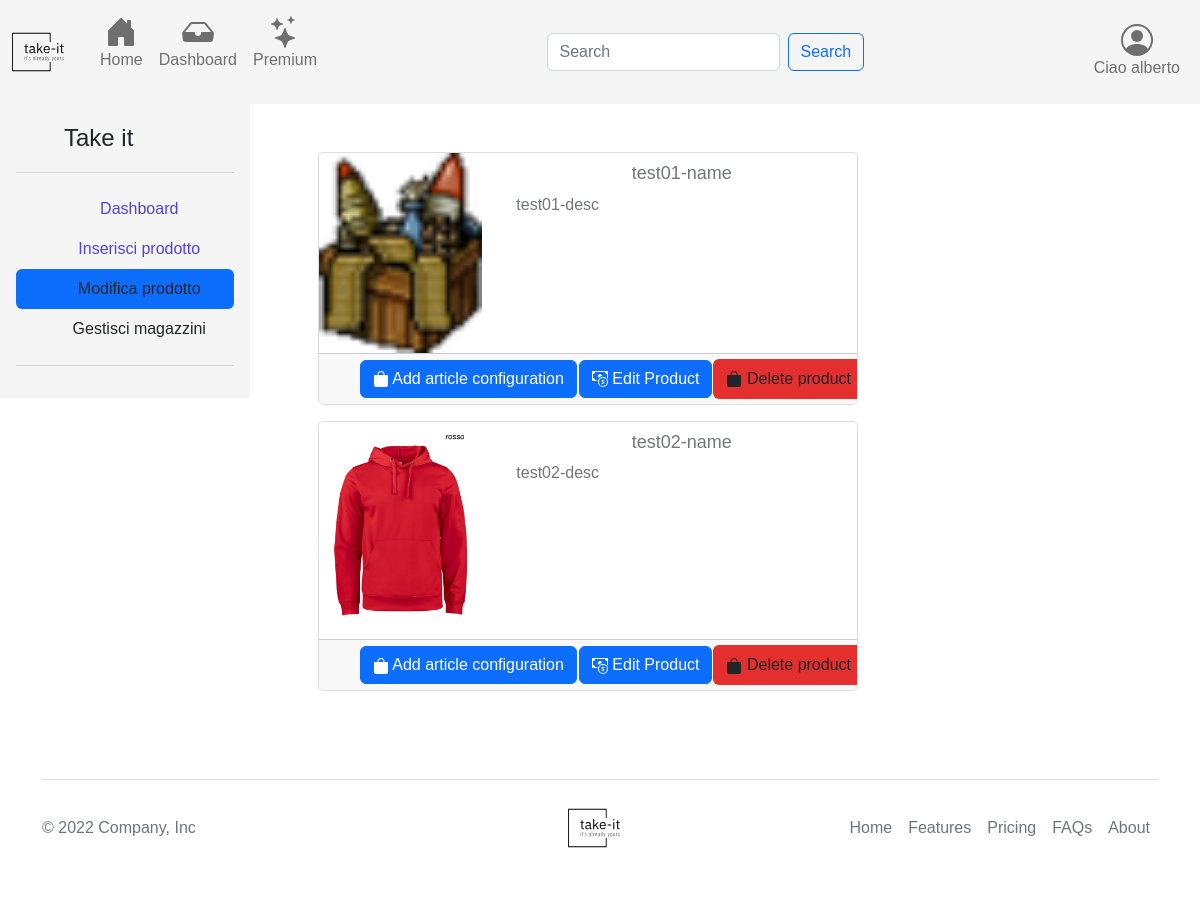
Page /manageProducts.php (signed in) on the earlier database version.
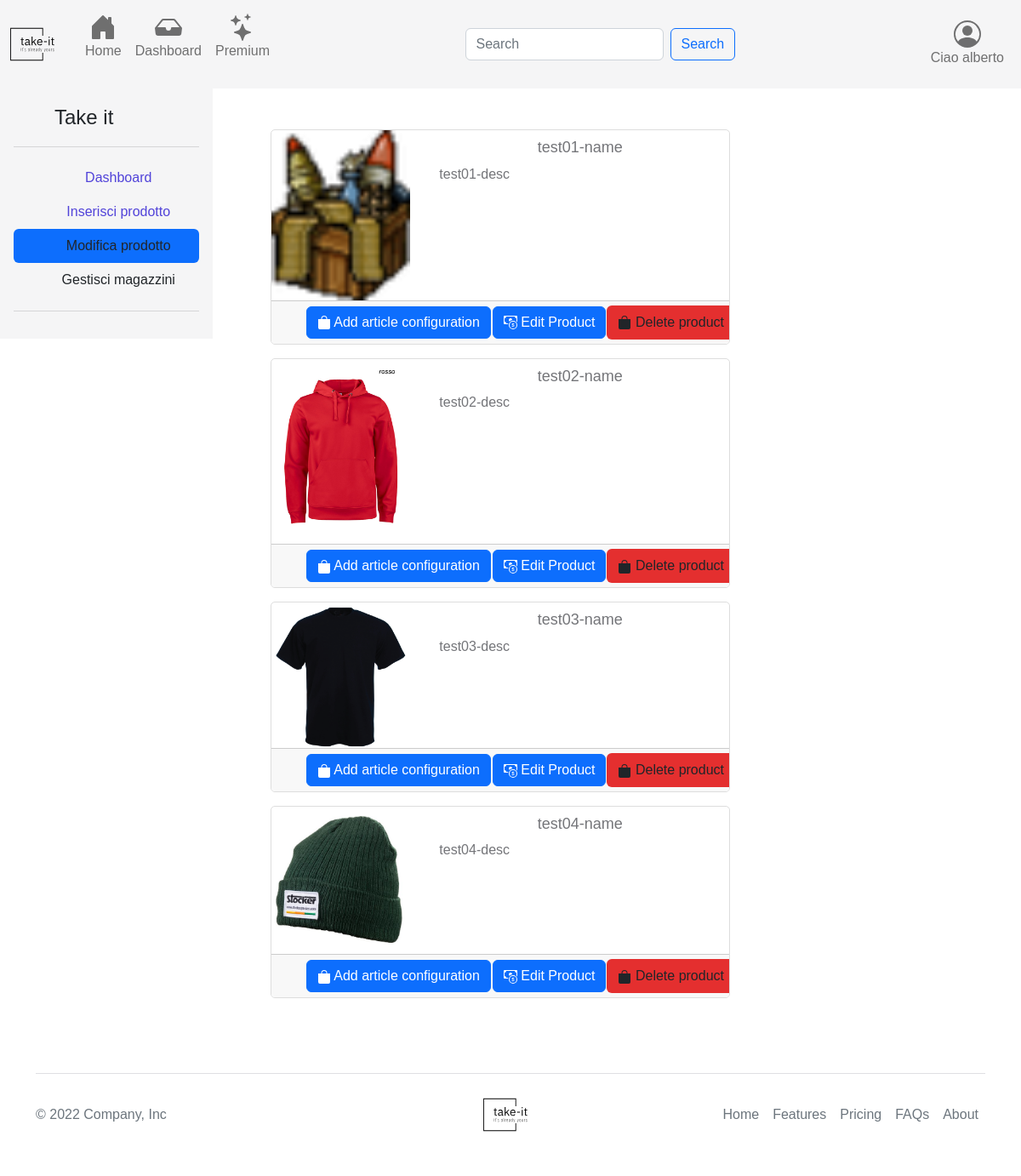
Same page on the later database version.
### tables this page shows
CREATE TABLE IF NOT EXISTS `Utente` (
  `Id` int(11) NOT NULL AUTO_INCREMENT,
  `Nome` varchar(50) NOT NULL,
  `Cognome` varchar(50) NOT NULL,
  `Email` varchar(50) NOT NULL,
  `Password` varchar(32) NOT NULL,
  `Claim_id` int(11) NOT NULL,
  `Indirizzo_id` int(11) NOT NULL,
  `Status` int(11) NOT NULL,
  `Timestamp` timestamp NOT NULL DEFAULT current_timestamp(),
  PRIMARY KEY (`Id`),
  KEY `Indirizzo_id` (`Indirizzo_id`),
  KEY `Claim_id` (`Claim_id`)
);

CREATE TABLE IF NOT EXISTS `Prodotto` (
  `Id` int(11) NOT NULL AUTO_INCREMENT,
  `Nome` varchar(50) NOT NULL,
  `Descrizione` varchar(50) NOT NULL,
  `Immagine` varchar(300) NOT NULL,
  `Dim_id` int(11) NOT NULL,
  `Categoria_id` int(11) NOT NULL,
  `Status` int(11) NOT NULL,
  `Timestamp` timestamp NOT NULL DEFAULT current_timestamp(),
  PRIMARY KEY (`Id`),
  KEY `Dim_id` (`Dim_id`),
  KEY `Categoria_id` (`Categoria_id`)
);

### manageProducts.php (called while the page is built, shortened)
<?php
include("./src/classes/Dbh.php");
require_once("./script/productManagerSeller.php");
require './templates/views/components/productCardSeller.php';
require_once("./templates/base.php");

### src/classes/Dbh.php (called while the page is built, shortened)
<?php
include("./src/utility/UtilsFunctions.php");
include("./src/classes/Session.php");
class Dbh
{
    protected mysqli $connection;
    public function __construct($dbhost = 'localhost', $dbuser = 'root', $dbpass = '', $dbname = 'e-commerce', $charset = 'utf8')
    {
        try {
            $this->connection = new mysqli($dbhost, $dbuser, $dbpass, $dbname);
            $this->connection->set_charset($charset);
        } catch (Exception $e) {
            echo "[Dbh:26] Sono qui";
            echo "Connection failed: " . mysqli_connect_error();
        }
    }
    public function execute($sql, ...$params): array|int|string
    {
        $types = "";
        if ($stmt = $this->connection->prepare($sql)) {
            if (!$stmt->execute()) {
                return "Execute failed: (" . $stmt->errno . ") " . $stmt->error;
            }
            if ($stmt->errno == 0) {
                $result = $stmt->get_result();
                return $result->fetch_all(MYSQLI_ASSOC);
            } else {
                return "Errore" . $stmt->errno;
            }
        } else {
            return 'Unable to prepare MySQL statement (check your syntax) - ' . $this->connection->error;
        }
    }
    public function getRecord(string $tableName, string $where): mixed
    {
        $response = $this->execute("SELECT * FROM `$tableName` WHERE $where");
        return !empty($response) && $response[0] !== null
            ? $response[0]
            : null;
    }
    public function getAllProductsBySeller($userId) : array
    {
        $queryProductsIds = "SELECT DISTINCT `".PRODOTTO_ID."` FROM `".ARTICOLO."` WHERE `".UTENTE_ID."` = ".$userId;
        $productIds = $this->execute($queryProductsIds);
        $products = array();
        foreach ($productIds as $productId){
            $queryProducts = "SELECT * FROM `".PRODOTTO."` WHERE `".ID."` = ".array_values($productId)[0];
            $product = $this->execute($queryProducts);
            $products[array_values($productId)[0]] = $product;
        }
        return $products;
    }
}

### src/classes/Session.php (called while the page is built, shortened)
<?php
class Session extends Dbh
{
    private readonly int $id;
    public function __construct($id)
    {
        $this->id = $id;
        $this->init();
    }
    private function init(): void
    {
        if ($this->checkSessionId($this->id)) {
            $claimType = $this->getClaimTypeFromId($this->id);
        }
    }
    public function checkSessionId($id): bool
    {
        if (isset($id)) {
            $response = parent::execute("SELECT * FROM `Utente` WHERE `Id` = '$id' ");
            if (is_int($response[0]["Id"])) {
                $this->setSessionUser($response[0]);
                $user = $this->getCurrentUser();
                return $user[ID] > 0 && $user["Id"] == $id;
            }
        }
        return false;
    }
    public function setSessionUser($params): void
    {
        $_SESSION[CARRELLO_ID] = $this->getUserCartIdFromDb() !== null && $this->getUserCartIdFromDb() !== CARRELLO_UNSET
            ? $this->getUserCartIdFromDb()
            : $this->bindCartWithUser();
        $_SESSION[RACCOLTA_ID] = $this->getUserCollectionIdFromDb() !== null && $this->getUserCartIdFromDb() !== RACCOLTA_UNSET
            ? $this->getUserCollectionIdFromDb()
            : $this->generateCollectionRecord();
    }
    public function getCurrentUser(): array|int
    {
        return [
            ID => $_SESSION[ID],
            NOME => $_SESSION[NOME],
            COGNOME => $_SESSION[COGNOME],
            EMAIL => $_SESSION[EMAIL],
            PASSWORD => $_SESSION[PASSWORD],
            STATUS => $_SESSION[STATUS],
            CLAIM_ID => $_SESSION[CLAIM_ID],
            INDIRIZZO_ID => $_SESSION[INDIRIZZO_ID],
            CARRELLO_ID => $_SESSION[CARRELLO_ID],
            RACCOLTA_ID => $_SESSION[RACCOLTA_ID]
        ];
    }
    public function getUserCollectionIdFromDb() {
        $where = "Utente_id = " . $this->getCurrentUser()[ID];
        $res = parent::getRecord(RACCOLTA, $where);
        if ($res !== null) {
            return UtilsFunctions::checkResponse($res[ID])
                ? $res[ID]
                : RACCOLTA_UNSET;
        }
        return null;
    }
    public function getUserCartIdFromDb()
    {
        $where = UTENTE_ID." = ".$this->getCurrentUser()[ID];
        $res = parent::getRecord(CARRELLO, $where);
        if ($res !== null) {
            return UtilsFunctions::checkResponse($res[ID])
                ? $res[ID]
                : CARRELLO_UNSET;
        }
        return null;
    }
    public function getClaimTypeFromId($id): ?string
    {
        $res = parent::execute("SELECT * FROM Claim WHERE Id = '$id' ");
        return $res ? $res[0][DESCRIZIONE] : "";
    }
}

### script/productManagerSeller.php (called while the page is built, shortened)
<?php
require_once "./src/classes/Session.php";
if(isset($_SESSION[ID])) {
    $session = new Session($_SESSION[ID]);
}
else{
    header("Location: index.php");
}

### src/utility/UtilsFunctions.php (called while the page is built, shortened)
<?php
class UtilsFunctions
{
    public static function checkResponse($response): bool
    {
        return is_int($response) && $response > 0;
    }
}

### templates/views/components/productCardSeller.php (the view, shortened to what the rows shown need)
<section class="container my-5">
<?php
require_once "./src/classes/Session.php";
$session = new Session($_SESSION[ID]);
$products = $session->getAllProductsBySeller($session->getCurrentUser()[ID]);
foreach ($products as $product){
    echo '<div class="row">
            <form method="post">
                <div class="card mb-3 center-block d-flex justify-content-center" style="max-width: 540px;">
                    <div class="row no-gutters">
                        <div class="col-md-4">
                            <img src="' . UPLOADS . '/' . $product[0][IMMAGINE] . '" class="card-img" alt="Product Image">
                        </div>
                        <div class="col-md-8">
                            <div class="card-body">
                                <h5 class="card-title">' . $product[0][NOME] . '</h5>
                                <p class="card-text">' . $product[0][DESCRIZIONE] . '</p>
                            </div>
                        </div>
                        <div class="card-footer d-flex justify-content-end">
                            <button class="btn btn-primary ml-auto" type="submit" name="add-product-'.$product[0][ID].'-configuration">
                                <svg xmlns="http://www.w3.org/2000/svg" width="16" height="16" fill="currentColor" class="bi bi-bag-fill" viewBox="0 0 16 16">
                                    <path d="M8 1a2.5 2.5 0 0 1 2.5 2.5V4h-5v-.5A2.5 2.5 0 0 1 8 1zm3.5 3v-.5a3.5 3.5 0 1 0-7 0V4H1v10a2 2 0 0 0 2 2h10a2 2 0 0 0 2-2V4h-3.5z"/>
                                </svg>
                                Add article configuration
                            </button>
                            <button class="btn btn-primary ml-auto" type="submit" name="edit-product-'.$product[0][ID].'">
                                Edit Product
                            </button>
                            <button class="btn btn-red ml-auto" type="submit" name="delete-product-'.$product[0][ID].'">
                                <svg xmlns="http://www.w3.org/2000/svg" width="16" height="16" fill="currentColor" class="bi bi-bag-fill" viewBox="0 0 16 16">
                                    <path d="M8 1a2.5 2.5 0 0 1 2.5 2.5V4h-5v-.5A2.5 2.5 0 0 1 8 1zm3.5 3v-.5a3.5 3.5 0 1 0-7 0V4H1v10a2 2 0 0 0 2 2h10a2 2 0 0 0 2-2V4h-3.5z"/>
                                </svg>
                                Delete product
                            </button>
                        </div>
                    </div>
                </div>
            </form>
        </div>
                ';
}
?>
</section>

### templates/views/utils/navbar.php (shortened to what the rows shown need)
<nav class="navbar navbar-expand-lg bg-light bd-navbar sticky-top" id="navbar-main">
    <div class="container-fluid">
        <div class="collapse navbar-collapse" id="navbarSupportedContent">
            <ul class="navbar-nav flex-row flex-wrap ms-md-auto justify-content-between" id="btn-toogle-navbar">
                <li class="nav-item dropdown">
                    <a class="nav-link" href="#" role="button" data-bs-toggle="dropdown" aria-expanded="false">
                        <div class="nav-caption-item">
                            <?php
                                if(isset($_SESSION["Id"])) {
                                    try {
                                        $session = new Session($_SESSION["Id"]);
                                        $user = $session->getCurrentUser();
                                        if ($user[ID] !== ID_UNSET) {
                                            echo 'Ciao ' . $user[NOME];
                                        } else {
                                            echo '<p>Utente</p>';
                                        }
                                    } catch (Exception $e) {
                                        echo $e->getMessage();
                                    }
                                } else {
                                    echo '<p>Utente</p>';
                                }
                            ?>
                        </div>
                    </a>
                </li>
            </ul>
        </div>
    </div>
</nav>

Differences in the rows shown:
added prodotto: Immagine (picture), Nome "test03-name", Descrizione "test03-desc"
added prodotto: Immagine (picture), Nome "test04-name", Descrizione "test04-desc"
